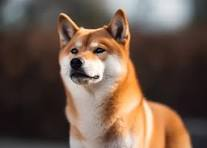
#> input picture dog.jpg, 207 x 148 px
$ jupyter execute cvdl_lab3.ipynb
#> lines starting #> are read from the running program, lines starting #| are printed output that depends on the picture; after the words box and inside, x2 and y2 are one past the last pixel; in counts of white or black regions, pixels touching at a corner belong together
[cell 1]
import cv2
import numpy as np
import matplotlib.pyplot as plt
from scipy.ndimage import gaussian_laplace

[cell 2]
image = cv2.imread('dog.jpg', cv2.IMREAD_GRAYSCALE)
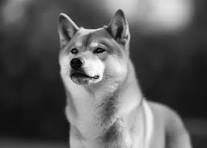
#> image: shape (148, 207); min 0, max 255, mean 93.1

[cell 3]
# LoG (Laplacian of Gaussian)
def laplacian_of_gaussian(image, sigma):
#> called with sigma = 2
    log_image = gaussian_laplace(image, sigma=sigma)
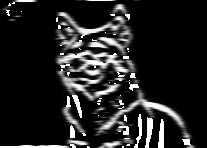
#> log_image: shape (148, 207); min 0, max 255, mean 35.3
    return (log_image < -0.03).astype(np.uint8) * 255  # Threshold tuning
#> returned value: shape (148, 207); every value is 0

log_result = laplacian_of_gaussian(image, sigma=2.0)

# DoG (Difference of Gaussian)
def difference_of_gaussian(image, sigma1, sigma2):
#> called with sigma1 = 2, sigma2 = 4
    blur1 = cv2.GaussianBlur(image, (0, 0), sigma1)
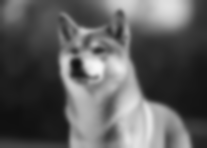
#> blur1: shape (148, 207); min 16, max 248, mean 93
    blur2 = cv2.GaussianBlur(image, (0, 0), sigma2)
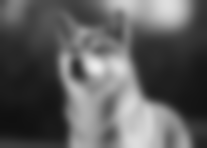
#> blur2: shape (148, 207); min 16, max 235, mean 93
    return cv2.absdiff(blur1, blur2)
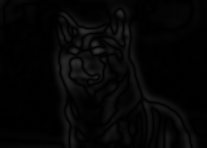
#> returned value: shape (148, 207); min 0, max 52, mean 5.3

dog_result = difference_of_gaussian(image, sigma1=2.0, sigma2=4.0)

# Display results
plt.figure(figsize=(10, 5))
plt.subplot(1, 2, 1)
plt.title('LoG Result')
plt.imshow(log_result, cmap='gray')
plt.subplot(1, 2, 2)
plt.title('DoG Result')
plt.imshow(dog_result, cmap='gray')
plt.show()

[cell 4]
params = cv2.SimpleBlobDetector_Params()
params.filterByArea = True
params.minArea = 100
params.maxArea = 10000
params.filterByCircularity = False
params.filterByConvexity = False
params.filterByInertia = False

#detector
detector = cv2.SimpleBlobDetector_create(params)

# Detect blobs
keypoints = detector.detect(image)
#> keypoints = 5 keypoints; (x, y, size): (82, 73, 23.8), (108, 108, 20.5), (116, 33, 17.2), (111, 127, 16.3), (103, 49, 14.3)


result_image = cv2.drawKeypoints(image, keypoints, None, (0, 255, 0), cv2.DRAW_MATCHES_FLAGS_DRAW_RICH_KEYPOINTS)

# Convert BGR to RGB for displaying with matplotlib
result_image_rgb = cv2.cvtColor(result_image, cv2.COLOR_BGR2RGB)

# Show the result
plt.imshow(result_image_rgb)
plt.title('Blob Detection')
plt.axis('off')
plt.show()

[cell 5]
# Load color image
image = cv2.imread('dog.jpg')
#> image is the input picture: shape (148, 207, 3); mean B, G, R 75.2, 88.3, 109.1
gray_image = cv2.cvtColor(image, cv2.COLOR_BGR2GRAY)

# Blob detection using SimpleBlobDetector
params = cv2.SimpleBlobDetector_Params()
params.minThreshold = 50
params.maxThreshold = 200

detector = cv2.SimpleBlobDetector_create(params)
keypoints = detector.detect(gray_image)
#> keypoints = 1 keypoints; (x, y, size): (74, 51, 8.3)

# Draw blobs on original color image
result_image = cv2.drawKeypoints(image, keypoints, None, (0, 255, 0), cv2.DRAW_MATCHES_FLAGS_DRAW_RICH_KEYPOINTS)

# Convert BGR to RGB for displaying with matplotlib
result_image_rgb = cv2.cvtColor(result_image, cv2.COLOR_BGR2RGB)

# Show the result
plt.imshow(result_image_rgb)
plt.title('Blob Detection on Color Image')
plt.axis('off')
plt.show()

[cell 6]
# Load image
image = cv2.imread('dog.jpg')
gray = cv2.cvtColor(image, cv2.COLOR_BGR2GRAY)

# Harris Corner Detection
gray = np.float32(gray)
dst = cv2.cornerHarris(gray, blockSize=2, ksize=3, k=0.04)
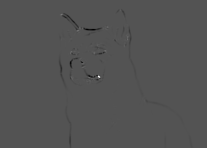
#> dst: shape (148, 207) float32; min -18378930, max 37732784, mean -77924.7; drawn with min black and max white

# Mark corners on image
image[dst > 0.01 * dst.max()] = [0, 0, 255]
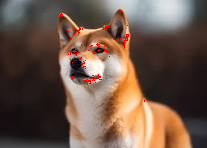
#> image: shape (148, 207, 3); 0.72% of pixels changed, all inside (x1, y1, x2, y2) = (60, 10, 145, 123)

# Convert BGR to RGB for displaying with matplotlib
image_rgb = cv2.cvtColor(image, cv2.COLOR_BGR2RGB)

# Show the result
plt.imshow(image_rgb)
plt.title('Harris Corners')
plt.axis('off')
plt.show()

[cell 7]
# Load image
image = cv2.imread('dog.jpg')
gray = cv2.cvtColor(image, cv2.COLOR_BGR2GRAY)

# Shi-Tomasi corner detection
corners = cv2.goodFeaturesToTrack(gray, maxCorners=100, qualityLevel=0.01, minDistance=10)
#> corners = 46 rows, first 8: [98, 76], [77, 30], [126, 37], [70, 51], [93, 52], [71, 76], [82, 63], [104, 50]
corners = np.int0(corners)

# Draw corners on image
for corner in corners:
    x, y = corner.ravel()
    cv2.circle(image, (x, y), 5, (0, 255, 0), -1)
#> this loop made 46 passes
#> (x, y) on passes 1 to 12: (98, 76), (77, 30), (126, 37), (70, 51), (93, 52), (71, 76), (82, 63), (104, 50), (60, 14), (107, 26), (86, 81), (119, 9)
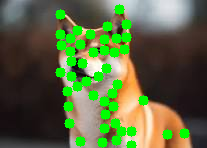
#> image: shape (148, 207, 3); 12.1% of pixels changed, all inside (x1, y1, x2, y2) = (55, 4, 190, 148)

# Convert BGR to RGB for displaying with matplotlib
image_rgb = cv2.cvtColor(image, cv2.COLOR_BGR2RGB)

# Show the result
plt.imshow(image_rgb)
plt.title('Shi-Tomasi Corners')
plt.axis('off')
plt.show()
